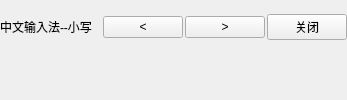
    <widget class="QWidget" name="widgetTop" native="true">
     <property name="styleSheet">
      <string notr="true">border-width:0px;</string>
     </property>
     <layout class="QVBoxLayout" name="verticalLayout">
      <property name="spacing">
       <number>6</number>
      </property>
      <property name="leftMargin">
       <number>0</number>
      </property>
      <property name="topMargin">
       <number>0</number>
      </property>
      <property name="rightMargin">
       <number>0</number>
      </property>
      <property name="bottomMargin">
       <number>0</number>
      </property>
      <item>
       <layout class="QHBoxLayout" name="lay1">
        <property name="spacing">
         <number>2</number>
        </property>
        <item>
         <widget class="QLabel" name="labInfo">
          <property name="sizePolicy">
           <sizepolicy hsizetype="Preferred" vsizetype="Minimum">
            <horstretch>0</horstretch>
            <verstretch>0</verstretch>
           </sizepolicy>
          </property>
          <property name="minimumSize">
           <size>
            <width>0</width>
            <height>25</height>
           </size>
          </property>
          <property name="text">
           <string>中文输入法--小写</string>
          </property>
         </widget>
        </item>
        <item>
         <widget class="QLabel" name="labPY">
          <property name="sizePolicy">
           <sizepolicy hsizetype="Expanding" vsizetype="Preferred">
            <horstretch>0</horstretch>
            <verstretch>0</verstretch>
           </sizepolicy>
          </property>
          <property name="text">
           <string/>
          </property>
          <property name="alignment">
           <set>Qt::AlignCenter</set>
          </property>
         </widget>
        </item>
        <item>
         <widget class="QPushButton" name="btnPre">
          <property name="focusPolicy">
           <enum>Qt::NoFocus</enum>
          </property>
          <property name="styleSheet">
           <string notr="true"/>
          </property>
          <property name="text">
           <string>&lt;</string>
          </property>
         </widget>
        </item>
        <item>
         <widget class="QPushButton" name="btnNext">
          <property name="focusPolicy">
           <enum>Qt::NoFocus</enum>
          </property>
          <property name="styleSheet">
           <string notr="true"/>
          </property>
          <property name="text">
           <string>&gt;</string>
          </property>
         </widget>
        </item>
        <item>
         <widget class="QPushButton" name="btnClose">
          <property name="focusPolicy">
           <enum>Qt::NoFocus</enum>
          </property>
          <property name="styleSheet">
           <string notr="true"/>
          </property>
          <property name="text">
           <string>关闭</string>
          </property>
         </widget>
        </item>
       </layout>
      </item>
      <item>
       <layout class="QHBoxLayout" name="lay2">
        <property name="spacing">
         <number>0</number>
        </property>
        <item>
         <widget class="QLabel" name="labCh0">
          <property name="sizePolicy">
           <sizepolicy hsizetype="Preferred" vsizetype="Fixed">
            <horstretch>0</horstretch>
            <verstretch>0</verstretch>
           </sizepolicy>
          </property>
          <property name="minimumSize">
           <size>
            <width>0</width>
            <height>25</height>
           </size>
          </property>
          <property name="text">
           <string/>
          </property>
          <property name="alignment">
           <set>Qt::AlignCenter</set>
          </property>
         </widget>
        </item>
        <item>
         <widget class="QLabel" name="labCh1">
          <property name="sizePolicy">
           <sizepolicy hsizetype="Preferred" vsizetype="Fixed">
            <horstretch>0</horstretch>
            <verstretch>0</verstretch>
           </sizepolicy>
          </property>
          <property name="minimumSize">
           <size>
            <width>0</width>
            <height>25</height>
           </size>
          </property>
          <property name="text">
           <string/>
          </property>
          <property name="alignment">
           <set>Qt::AlignCenter</set>
          </property>
         </widget>
        </item>
        <item>
         <widget class="QLabel" name="labCh2">
          <property name="sizePolicy">
           <sizepolicy hsizetype="Preferred" vsizetype="Fixed">
            <horstretch>0</horstretch>
            <verstretch>0</verstretch>
           </sizepolicy>
          </property>
          <property name="minimumSize">
           <size>
            <width>0</width>
            <height>25</height>
           </size>
          </property>
          <property name="text">
           <string/>
          </property>
          <property name="alignment">
           <set>Qt::AlignCenter</set>
          </property>
         </widget>
        </item>
        <item>
         <widget class="QLabel" name="labCh3">
          <property name="sizePolicy">
           <sizepolicy hsizetype="Preferred" vsizetype="Fixed">
            <horstretch>0</horstretch>
            <verstretch>0</verstretch>
           </sizepolicy>
          </property>
          <property name="minimumSize">
           <size>
            <width>0</width>
            <height>25</height>
           </size>
          </property>
          <property name="text">
           <string/>
          </property>
          <property name="alignment">
           <set>Qt::AlignCenter</set>
          </property>
         </widget>
        </item>
        <item>
         <widget class="QLabel" name="labCh4">
          <property name="sizePolicy">
           <sizepolicy hsizetype="Preferred" vsizetype="Fixed">
            <horstretch>0</horstretch>
            <verstretch>0</verstretch>
           </sizepolicy>
          </property>
          <property name="minimumSize">
           <size>
            <width>0</width>
            <height>25</height>
           </size>
          </property>
          <property name="text">
           <string/>
          </property>
          <property name="alignment">
           <set>Qt::AlignCenter</set>
          </property>
         </widget>
        </item>
        <item>
         <widget class="QLabel" name="labCh5">
          <property name="sizePolicy">
           <sizepolicy hsizetype="Preferred" vsizetype="Fixed">
            <horstretch>0</horstretch>
            <verstretch>0</verstretch>
           </sizepolicy>
          </property>
          <property name="minimumSize">
           <size>
            <width>0</width>
            <height>25</height>
           </size>
          </property>
          <property name="text">
           <string/>
          </property>
          <property name="alignment">
           <set>Qt::AlignCenter</set>
          </property>
         </widget>
        </item>
        <item>
         <widget class="QLabel" name="labCh6">
          <property name="sizePolicy">
           <sizepolicy hsizetype="Preferred" vsizetype="Fixed">
            <horstretch>0</horstretch>
            <verstretch>0</verstretch>
           </sizepolicy>
          </property>
          <property name="minimumSize">
           <size>
            <width>0</width>
            <height>25</height>
           </size>
          </property>
          <property name="text">
           <string/>
          </property>
          <property name="alignment">
           <set>Qt::AlignCenter</set>
          </property>
         </widget>
        </item>
        <item>
         <widget class="QLabel" name="labCh7">
          <property name="sizePolicy">
           <sizepolicy hsizetype="Preferred" vsizetype="Fixed">
            <horstretch>0</horstretch>
            <verstretch>0</verstretch>
           </sizepolicy>
          </property>
          <property name="minimumSize">
           <size>
            <width>0</width>
            <height>25</height>
           </size>
          </property>
          <property name="text">
           <string/>
          </property>
          <property name="alignment">
           <set>Qt::AlignCenter</set>
          </property>
         </widget>
        </item>
        <item>
         <widget class="QLabel" name="labCh8">
          <property name="sizePolicy">
           <sizepolicy hsizetype="Preferred" vsizetype="Fixed">
            <horstretch>0</horstretch>
            <verstretch>0</verstretch>
           </sizepolicy>
          </property>
          <property name="minimumSize">
           <size>
            <width>0</width>
            <height>25</height>
           </size>
          </property>
          <property name="text">
           <string/>
          </property>
          <property name="alignment">
           <set>Qt::AlignCenter</set>
          </property>
         </widget>
        </item>
        <item>
         <widget class="QLabel" name="labCh9">
          <property name="sizePolicy">
           <sizepolicy hsizetype="Preferred" vsizetype="Fixed">
            <horstretch>0</horstretch>
            <verstretch>0</verstretch>
           </sizepolicy>
          </property>
          <property name="minimumSize">
           <size>
            <width>0</width>
            <height>25</height>
           </size>
          </property>
          <property name="text">
           <string/>
          </property>
          <property name="alignment">
           <set>Qt::AlignCenter</set>
          </property>
         </widget>
        </item>
       </layout>
      </item>
     </layout>
    </widget>
